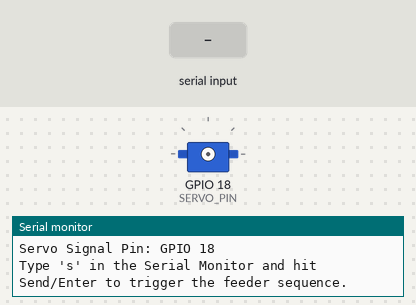
A sketch run on a simulated ESP32. On the bench: servo, the last lines printed to the serial monitor. The inputs (shaded band) are chosen by the test bench.

Above: at 2.2 s.
2.3 s: "s" received over Serial
At 5.1 s:
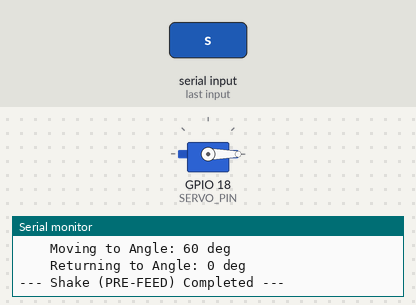
At 5.74 s:
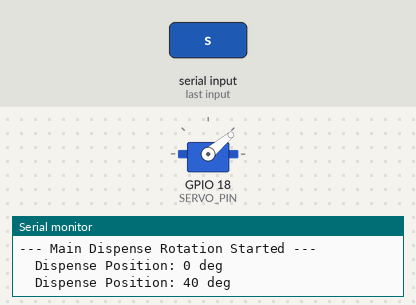
8.3 s: "S" received over Serial
At 8.79 s:
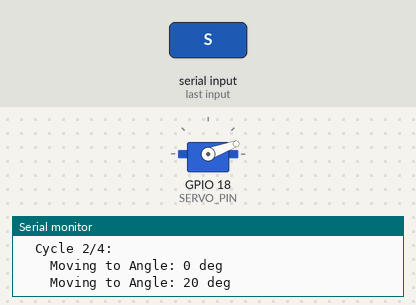
Timing chart, 0 to 17.3 s (numbered marks = the images above; inputs shaded):
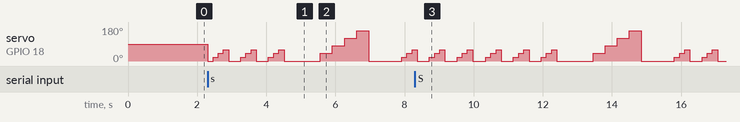

Measured:
- after the input at 2.3 s, servo on GPIO 18 (SERVO_PIN): 90° → 0° at once, → 20° 0.15 s later, → 40° 0.15 s later, → 60° 0.15 s later, … (21 changes in this stretch)

The sketch:

test_code.ino
```cpp
#include <ESP32Servo.h>


#define SERVO_PIN 18


Servo fishFeederServo;

int testFeedingCount = 0;


void executeShakeSequence(String phaseLabel) {

  fishFeederServo.attach(SERVO_PIN);

  Serial.println("\n--- Shake (" + phaseLabel + ") Started ---");


  for (int cycle = 1; cycle <= 3; cycle++) {

    Serial.print("  Cycle ");

    Serial.print(cycle);

    Serial.println("/4:");


    for (int pos = 0; pos <= 60; pos += 20) {

      fishFeederServo.write(pos);

      Serial.print("    Moving to Angle: ");

      Serial.print(pos);

      Serial.println(" deg");

      delay(150);

    }


    fishFeederServo.write(0);

    Serial.println("    Returning to Angle: 0 deg");

    delay(200);

  }


  fishFeederServo.detach(); // Detach to eliminate idle PWM jitter

  Serial.println("--- Shake (" + phaseLabel + ") Completed ---\n");

}


void runFeedingTest() {

  testFeedingCount++;


  Serial.println("\n========================================");

  Serial.print("TEST FEEDING SESSION #");

  Serial.print(testFeedingCount);

  Serial.println(" STARTED");

  Serial.println("========================================");


  // 1. Pre-feeding shake

  executeShakeSequence("PRE-FEED");

  delay(500);


  // 2. Main Feeding Rotation (0 to 180 degrees)

  Serial.println("--- Main Dispense Rotation Started ---");

  fishFeederServo.attach(SERVO_PIN);

 //for (int rot = 1; rot <= 3; rot++) {

  for (int pos = 0; pos <= 180; pos += 40) {

    fishFeederServo.write(pos);

    Serial.print("  Dispense Position: ");

    Serial.print(pos);

    Serial.println(" deg");

    delay(350);

  }
 //}


  // Return to home position

  fishFeederServo.write(0);

  Serial.println("  Returning to Home Position: 0 deg");

  delay(300);

  fishFeederServo.detach(); // Detach to eliminate idle PWM jitter

  Serial.println("--- Main Dispense Rotation Completed ---\n");


  delay(500);


  // 3. Post-feeding shake

  executeShakeSequence("POST-FEED");


  Serial.println("========================================");

  Serial.print("TEST FEEDING SESSION #");

  Serial.print(testFeedingCount);

  Serial.println(" COMPLETED SUCCESSFULLY!");

  Serial.println("========================================\n");

  Serial.println("Type 's' and press Enter to test again.");

}


void setup() {

  Serial.begin(115200);

  delay(1000);


  Serial.println("\n--- ESP32 Servo Angle Tracking Test ---");

  Serial.println("Servo Signal Pin: GPIO 18");

  Serial.println("Type 's' in the Serial Monitor and hit Send/Enter to trigger the feeder sequence.");

}


void loop() {

  if (Serial.available() > 0) {

    char inputChar = Serial.read();


    // Trigger on 's' or 'S'

    if (inputChar == 's' || inputChar == 'S') {

      runFeedingTest();

    }

  }

}
```
